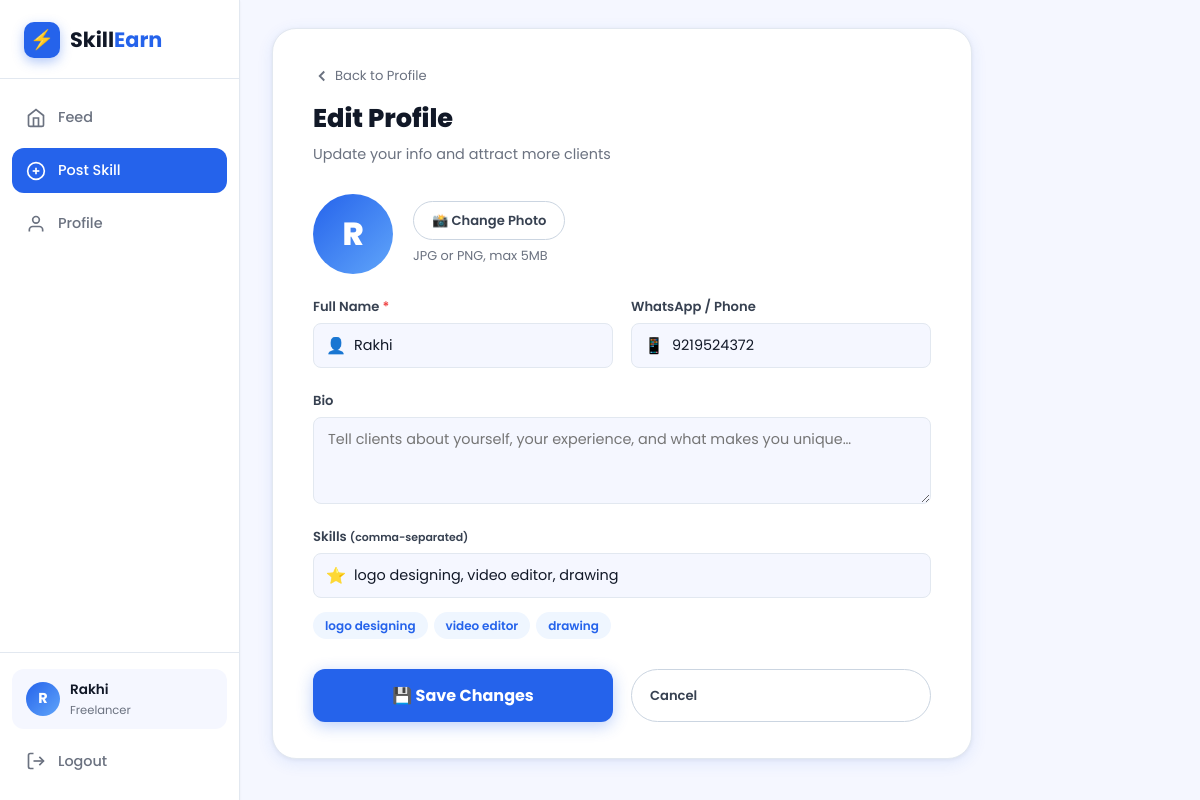
/profile/edit (signed in), run on the app's committed database.
### tables this page shows
CREATE TABLE users (
            id         INTEGER PRIMARY KEY AUTOINCREMENT,
            name       TEXT    NOT NULL,
            email      TEXT    UNIQUE NOT NULL,
            password   TEXT    NOT NULL,
            bio        TEXT    DEFAULT '',
            phone      TEXT    DEFAULT '',
            skills     TEXT    DEFAULT '',
            avatar     TEXT    DEFAULT '',
            created_at TEXT    DEFAULT CURRENT_TIMESTAMP
        );

### app.py (the view, shortened to what this page needs)
@app.route('/profile/edit', methods=['GET', 'POST'])
@login_required
def edit_profile():
    db   = get_db()
    user = db.execute('SELECT * FROM users WHERE id=?', (session['user_id'],)).fetchone()
    db.close()
    return render_template('edit_profile.html', user=user)

### app.py (called while the page is built)
def get_db():
    db = sqlite3.connect('skillearn.db')
    db.row_factory = sqlite3.Row
    return db

def login_required(f):
    @wraps(f)
    def decorated(*args, **kwargs):
        if 'user_id' not in session:
            flash('Please log in to continue.', 'info')
            return redirect(url_for('login'))
        return f(*args, **kwargs)
    return decorated

@app.context_processor
def inject_globals():
    return dict(CATEGORIES=CATEGORIES)

### templates/edit_profile.html (shortened to what this page needs)
{% extends "base.html" %}
{% block content %}
<div class="upload-page">
  <div class="upload-shell">
    <div class="upload-header">
      <a href="{{ url_for('profile') }}" class="back-link">
        <svg viewBox="0 0 24 24" fill="none" stroke="currentColor" stroke-width="2.5" width="18" height="18"><polyline points="15 18 9 12 15 6"/></svg>
        Back to Profile
      </a>
      <h1>Edit Profile</h1>
      <p>Update your info and attract more clients</p>
    </div>
    <form method="POST" enctype="multipart/form-data" class="upload-form">
      <div class="av-edit-row">
        <div class="av-preview" id="avPreview">
          {% if user.avatar %}
          <img src="{{ url_for('static', filename='uploads/' + user.avatar) }}" id="avImg" alt="Avatar"/>
          {% else %}
          <div class="av-letter" id="avLetter">{{ user.name[0]|upper }}</div>
          {% endif %}
        </div>
        <div>
          <label class="btn-edit-profile" for="avFile" style="cursor:pointer">📸 Change Photo</label>
          <p style="font-size:.8rem;color:var(--muted);margin-top:6px">JPG or PNG, max 5MB</p>
        </div>
      </div>
      <div class="uf-row">
        <div class="uf-group">
          <label>Full Name <span class="req">*</span></label>
          <div class="uf-field-wrap">
            <span class="uf-prefix">👤</span>
            <input type="text" name="name" class="uf-input" value="{{ user.name }}" required/>
          </div>
        </div>
        <div class="uf-group">
          <label>WhatsApp / Phone</label>
          <div class="uf-field-wrap">
            <span class="uf-prefix">📱</span>
            <input type="tel" name="phone" class="uf-input" value="{{ user.phone or '' }}" placeholder="+91 98765 43210"/>
          </div>
        </div>
      </div>
      <div class="uf-group">
        <label>Bio</label>
        <textarea name="bio" class="uf-textarea" rows="3"
          placeholder="Tell clients about yourself, your experience, and what makes you unique…">{{ user.bio or '' }}</textarea>
      </div>
      <div class="uf-group">
        <label>Skills <small>(comma-separated)</small></label>
        <div class="uf-field-wrap">
          <span class="uf-prefix">⭐</span>
          <input type="text" name="skills" id="skillsEdit" class="uf-input" value="{{ user.skills or '' }}"
            placeholder="Logo Design, React, Video Editing…"/>
        </div>
        <div class="chip-row" id="editChips"></div>
      </div>
      <div class="uf-row" style="margin-top:8px">
        <button type="submit" class="btn-auth">💾 Save Changes</button>
        <a href="{{ url_for('profile') }}" class="btn-edit-profile" style="text-align:center">Cancel</a>
      </div>
    </form>
  </div>
</div>
{% endblock %}

### templates/base.html (shortened to what this page needs)
<!DOCTYPE html>
<html lang="en">
<head>
  <link rel="stylesheet" href="{{ url_for('static', filename='css/style.css') }}"/>
</head>
<body class="{% block body_class %}{% endblock %}">
{% if session.user_id %}
<aside class="sidebar">
  <a href="{{ url_for('feed') }}" class="sidebar-brand">
    <div class="brand-mark">⚡</div>
    <span>Skill<strong>Earn</strong></span>
  </a>
  <nav class="sidebar-nav">
    <a href="{{ url_for('feed') }}" class="sn-link {% if request.endpoint=='feed' %}active{% endif %}">
      <span class="sn-icon">
        <svg viewBox="0 0 24 24" fill="none" stroke="currentColor" stroke-width="2"><path d="M3 9l9-7 9 7v11a2 2 0 01-2 2H5a2 2 0 01-2-2z"/><polyline points="9 22 9 12 15 12 15 22"/></svg>
      </span>
      <span>Feed</span>
    </a>
    <a href="{{ url_for('upload') }}" class="sn-link sn-post {% if request.endpoint=='upload' %}active{% endif %}">
      <span class="sn-icon">
        <svg viewBox="0 0 24 24" fill="none" stroke="currentColor" stroke-width="2"><circle cx="12" cy="12" r="10"/><line x1="12" y1="8" x2="12" y2="16"/><line x1="8" y1="12" x2="16" y2="12"/></svg>
      </span>
      <span>Post Skill</span>
    </a>
    <a href="{{ url_for('profile') }}" class="sn-link {% if request.endpoint=='profile' %}active{% endif %}">
      <span class="sn-icon">
        <svg viewBox="0 0 24 24" fill="none" stroke="currentColor" stroke-width="2"><path d="M20 21v-2a4 4 0 00-4-4H8a4 4 0 00-4 4v2"/><circle cx="12" cy="7" r="4"/></svg>
      </span>
      <span>Profile</span>
    </a>
  </nav>
  <div class="sidebar-bottom">
    <div class="sidebar-user">
      <div class="su-avatar">{{ session.user_name[0]|upper }}</div>
      <div class="su-info">
        <span class="su-name">{{ session.user_name }}</span>
        <small>Freelancer</small>
      </div>
    </div>
    <a href="{{ url_for('logout') }}" class="sn-link sn-logout">
      <span class="sn-icon">
        <svg viewBox="0 0 24 24" fill="none" stroke="currentColor" stroke-width="2"><path d="M9 21H5a2 2 0 01-2-2V5a2 2 0 012-2h4"/><polyline points="16 17 21 12 16 7"/><line x1="21" y1="12" x2="9" y2="12"/></svg>
      </span>
      <span>Logout</span>
    </a>
  </div>
</aside>
{% endif %}
<main class="page-wrap {% if not session.user_id %}page-auth{% endif %}">
  {% block content %}{% endblock %}
</main>
</body>
</html>

### data on the page
users: user_name "Rakhi", name "R", name "Rakhi", phone "9219524372", skills "logo designing, video editor, drawing"

### other printed values
{{ session.user_name[0]|upper }} "R"
